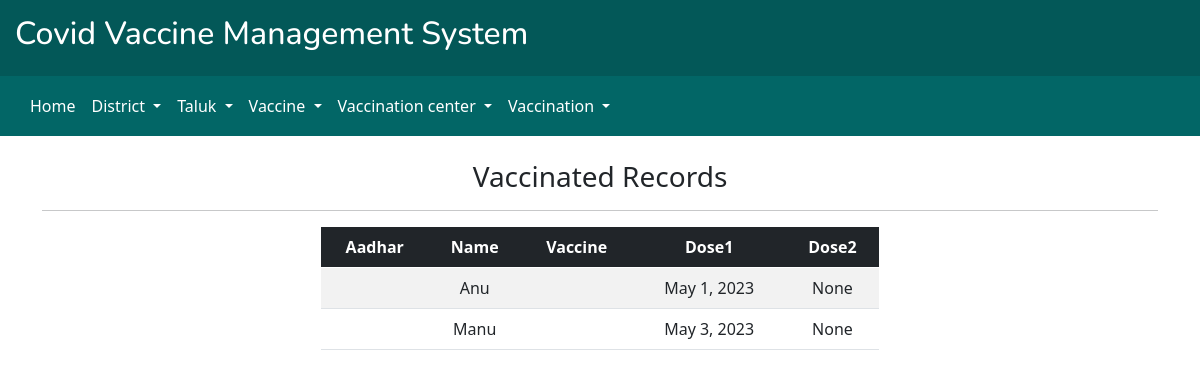
Screenshot of /view_vaccinated/ with the database file from the repository.
### home/models.py (models this page shows, shortened)
class Vaccination(models.Model):
    aadhar = models.ForeignKey(User, on_delete=models.CASCADE, related_name="Vaccination")
    name = models.CharField(max_length=255)
    vid = models.ForeignKey(Vaccine, on_delete=models.CASCADE)
    dose1 = models.DateField(blank=True, null=True)
    dose2 = models.DateField(blank=True, null=True)

### home/views.py (the view)
# urls.py: path('view_vaccinated/', views.view_vaccinated, name="view_vaccinated"),
def view_vaccinated(request):
    v = Vaccination.objects.all().values()
    template = loader.get_template('view_vaccinated.html')
    return render(request,'view_vaccinated.html', {'Vaccination':v})

### templates/view_vaccinated.html
{% extends 'admin_base.html' %}
{% block content %}
<div class="container  text-center">
    <br>
    <h3 > Vaccinated Records  </h3>
    <hr>
    <div class="col col-6 offset-2">
        <table class="table table-striped dark offset-2">
            <thead class="table-dark">
                <tr>
                    <th scope="col">Aadhar </th>
                    <th scope="col">Name</th>
                    <th scope="col">Vaccine </th>
                    <th scope="col">Dose1</th>
                    <th scope="col">Dose2</th>
                </tr>
            </thead>
            <tbody>
                {% for i in Vaccination %}
                <tr>
                    <th scope="row">{{ i.aadhar}}</th>
                    <td>{{ i.name }}</td>
                    <td>{{ i.vid }}</td>
                    <td>{{ i.dose1 }}</td>
                    <td>{{ i.dose2 }}</td>
                </tr>
                {% endfor %}
            </tbody>
        </table>
    </div>
</div>
{% endblock %}

### templates/admin_base.html (style rules this page uses)
* { margin: 0; padding: 0; }
.container { width: 100%; }

### rows the page displays
Vaccination: name "Anu", dose1 "May 1, 2023", dose2 "None"
Vaccination: name "Manu", dose1 "May 3, 2023", dose2 "None"
